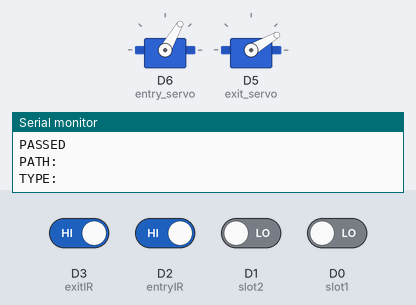
This sketch was run on a simulated ESP8266 (NodeMCU). Shown: 2 × servo, the last lines printed to the serial monitor. The test bench sets the inputs (shaded band); at power-on: D2 (entryIR), D3 (exitIR) HIGH, D0 (slot1), D1 (slot2) LOW. WiFi joins after 1.5 s; servers stay silent unless stated.

Above: at 3.2 s.
3.3 s: D3 (exitIR) driven LOW
At 4.1 s:
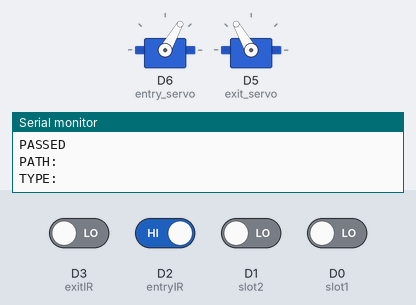
5.0 s: D2 (entryIR) driven LOW
At 5.9 s:
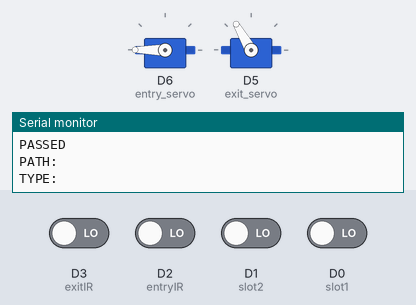
6.5 s: D3 (exitIR) driven HIGH
At 7.6 s:
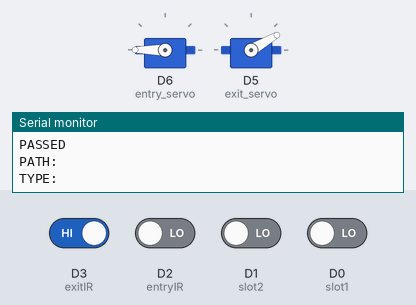
10.0 s: D2 (entryIR) driven HIGH
At 10.7 s:
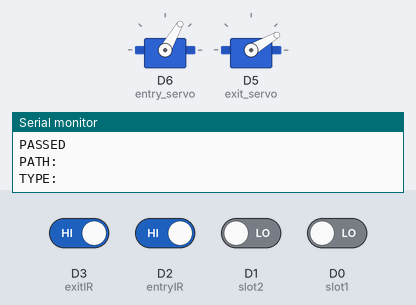
Timing chart, 0 to 12.6 s (numbered marks = the images above; inputs shaded):
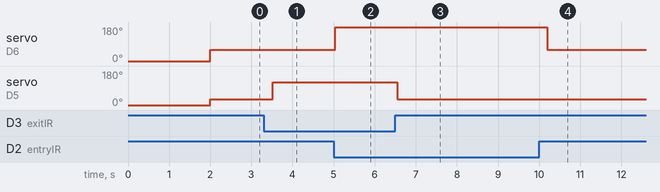

Measured:
- after the input at 3.3 s, servo on D5 (exit_servo): 30° → 120° after 0.22 s
- after the input at 5.0 s, servo on D6 (entry_servo): 60° → 180° at once
- after the input at 6.5 s, servo on D5 (exit_servo): 120° → 30° after 0.05 s
- after the input at 10.0 s, servo on D6 (entry_servo): 180° → 60° after 0.20 s

The sketch:

firebase_Car_Parking_System.ino
```cpp
//Including the libraries
#include<Servo.h>
#include <Arduino.h>
#if defined(ESP32)
  #include <WiFi.h>
#elif defined(ESP8266)
  #include <ESP8266WiFi.h>
#endif
#include <Firebase_ESP_Client.h>
#include <Wire.h>

//Initializing the objects for servo motors
Servo entryservo;
Servo exitservo;

//Initializing the variables
#define entry_servo D6
#define exit_servo D5
#define slot1 D0
#define slot2 D1
#define entryIR D2
#define exitIR D3
long duration, inches, cm;

// Provide the token generation process info.
#include "addons/TokenHelper.h"
// Provide the RTDB payload printing info and other helper functions.
#include "addons/RTDBHelper.h"

// Insert your network credentials
#define WIFI_SSID "S22Ultra"
#define WIFI_PASSWORD "12345678"

// Insert Firebase project API Key
#define API_KEY "AIzaSyD_YjtpOOLKgfTzPSiHeBCYj7WJIExnEn4"

// Insert Authorized Email and Corresponding Password
#define USER_EMAIL "omanshbaranwal2001@gmail.com"
#define USER_PASSWORD "Time@24#12*01"

// Insert RTDB URLefine the RTDB URL
#define DATABASE_URL "https://smart-car-parking-system-83c6b-default-rtdb.asia-southeast1.firebasedatabase.app"

// Define Firebase objects
FirebaseData fbdo;
FirebaseAuth auth;
FirebaseConfig config;

// Variable to save USER UID
String uid;

// Variables to save database paths
String databasePath;
String slot_1;
String slot_2;
String entry_slot;

// IR sensors
float IR1;
float IR2;
float secs;
float entry_IR;


// Timer variables (send new readings every second)
unsigned long sendDataPrevMillis = 0;
unsigned long timerDelay = 1000;

// Initialize WiFi
void initWiFi() {
  WiFi.begin(WIFI_SSID, WIFI_PASSWORD);
  Serial.print("Connecting to WiFi ..");
  while (WiFi.status() != WL_CONNECTED) {
    Serial.print('.');
    delay(1000);
  }
  Serial.println(WiFi.localIP());
  WiFi.setAutoReconnect(true);
  Serial.println();
}

void setup(){
  Serial.begin(115200);
  pinMode(slot1,INPUT);
  pinMode(slot2,INPUT);
  pinMode(entryIR,INPUT);
  pinMode(exitIR,INPUT);
  entryservo.attach(entry_servo);
  exitservo.attach(exit_servo);
  entryservo.write(0);
  exitservo.write(0);
  initWiFi();

  // Assign the api key (required)
  config.api_key = API_KEY;

  // Assign the user sign in credentials
  auth.user.email = USER_EMAIL;
  auth.user.password = USER_PASSWORD;

  // Assign the RTDB URL (required)
  config.database_url = DATABASE_URL;

  Firebase.reconnectWiFi(true);
  fbdo.setResponseSize(4096);

  // Assign the callback function for the long running token generation task */
  config.token_status_callback = tokenStatusCallback; //see addons/TokenHelper.h

  // Assign the maximum retry of token generation
  config.max_token_generation_retry = 5;

  // Initialize the library with the Firebase authen and config
   Firebase.begin(&config, &auth);

  // Getting the user UID might take a few seconds
  Serial.println("Getting User UID");
  while ((auth.token.uid) == "") {
    Serial.print('.');
    delay(1000);
  }
  // Print user UID
  uid = auth.token.uid.c_str();
  Serial.print("User UID: ");
  Serial.println(uid);
  // Update database path
  databasePath = "test/";

  // Update database path for sensor readings
    slot_1 = databasePath + "slot1";
    slot_2 = databasePath + "slot2";
}
void sendstring(String path, String value){
      if (Firebase.RTDB.setString(&fbdo, path, value)){
    Serial.print("Writing value: ");
    Serial.print (value);
    Serial.print(" on the following path: ");
    Serial.println(path);
    Serial.println("PASSED");
    Serial.println("PATH: " + fbdo.dataPath());
    Serial.println("TYPE: " + fbdo.dataType());
  }
  else {
    Serial.println("FAILED");
    Serial.println("REASON: " + fbdo.errorReason());
  }
  }
void sendint(String path, int value){
      if (Firebase.RTDB.setInt(&fbdo, path, value)){
    Serial.print("Writing value: ");
    Serial.print (value);
    Serial.print(" on the following path: ");
    Serial.println(path);
    Serial.println("PASSED");
    Serial.println("PATH: " + fbdo.dataPath());
    Serial.println("TYPE: " + fbdo.dataType());
  }
  else {
    Serial.println("FAILED");
    Serial.println("REASON: " + fbdo.errorReason());
  }
  }

void loop(){
  entry_gate();
  exit_gate();
  // Send new readings to database
  if (Firebase.ready() && (millis() - sendDataPrevMillis > timerDelay || sendDataPrevMillis == 0)){
    sendDataPrevMillis = millis();
  }

    // Get latest sensor readings
    IR1 = digitalRead(slot1);
    IR2 = digitalRead(slot2);

    // Send readings to database:
    if ((IR1==1)&&(IR2==0)){
      sendstring(slot_1, "Empty");
      sendstring(slot_2, "Occupied");
      }
    else if ((IR2==1)&&(IR1==0)){
      sendstring(slot_2, "Empty");
      sendstring(slot_1, "Occupied");
      }
    else if ((IR1==0)&&(IR2==1)){
      sendstring(slot_2, "Empty");
      sendstring(slot_1, "Occupied");
      }
    else if ((IR2==0)&&(IR1==1)){
      sendstring(slot_1, "Empty");
      sendstring(slot_2, "Occupied");
      }
    else if ((IR2==0)&&(IR1==0)){
      sendstring(slot_1, "Occupied");
      sendstring(slot_2, "Occupied");
      }
    else{
      sendstring(slot_1, "Empty");
      sendstring(slot_2, "Empty");
      }
  entry_gate();
  exit_gate();
}


void entry_gate(){
  int entrygate=digitalRead(entryIR);
  if (entrygate==0){
    entry_open();
    }

  else{
    entry_close();
    }
}
void exit_gate(){
  int exitgate=digitalRead(exitIR);
  if (exitgate==0){
    exit_open();
    }
  else{
    exit_close();
    }
  }
void entry_close(){
  entryservo.write(60);
  }
void entry_open(){
  entryservo.write(180);
  }
void exit_close(){
  exitservo.write(30);
  }
void exit_open(){
  exitservo.write(120);
  }
```
